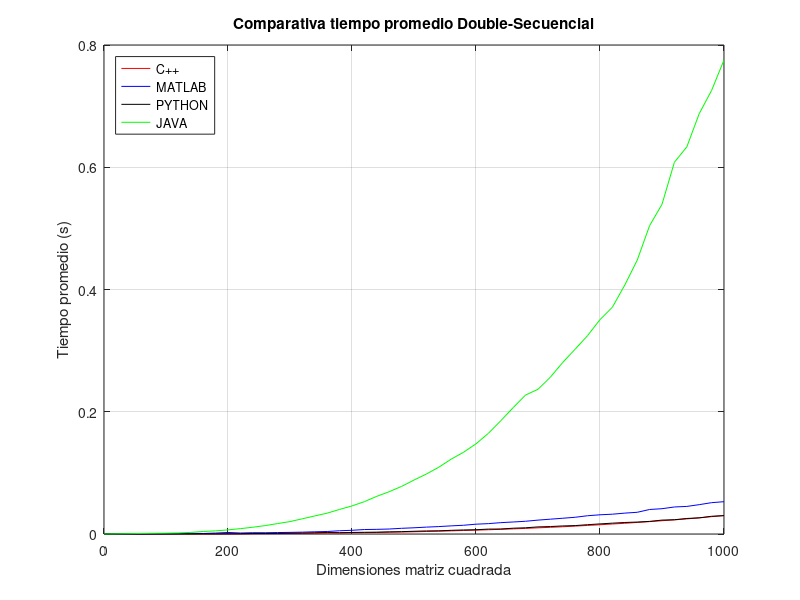

This figure's MATLAB source:
clear; clc;

valuesMeanCPP = [0, csvread('tiemposPromedio/Ejercicio5CPP.csv')];
valuesMeanML = [0, csvread('tiemposPromedio/Ejercicio5ML.csv')];
valuesMeanPYTHON = [0, csvread('tiemposPromedio/Ejercicio5PYTHON.csv')];
valuesMeanJAVA = [0, csvread('tiemposPromedio/Ejercicio5JAVA.csv')];

dims = [0, (100:20:1000)];

figure, plot(dims, valuesMeanCPP, '-r', dims, valuesMeanML, '-b', dims, valuesMeanPYTHON, '-k', dims, valuesMeanJAVA, '-g');
%figure, plot(dims, valuesMeanCPP, '-r', dims, valuesMeanML, '-b', dims, valuesMeanPYTHON, '-k');
title('Comparativa tiempo promedio Double-Secuencial');
legend({'C++','MATLAB', 'PYTHON', 'JAVA'}, 'Location', 'NorthWest');
%legend({'C++','MATLAB', 'PYTHON'}, 'Location', 'NorthWest');
ylabel('Tiempo promedio (s)');
xlabel('Dimensiones matriz cuadrada');
grid();